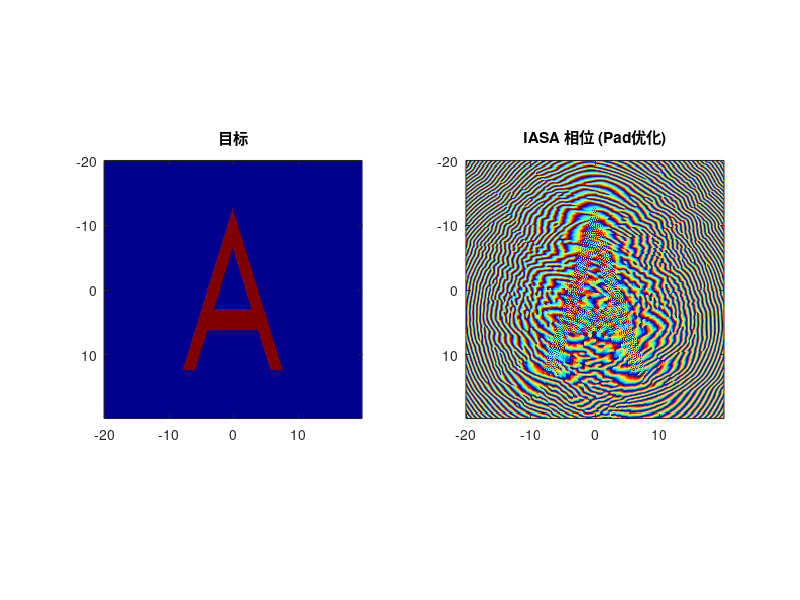
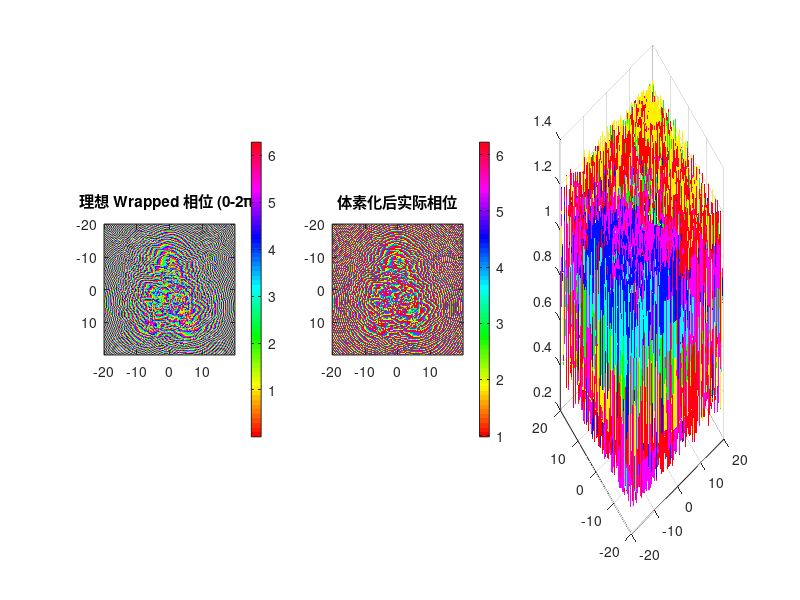

These figures' MATLAB source, in order: (Note: this script raises an error after producing the figures.)
clear; close all; clc;
%% 1. 网格及参数设定 (完全保持原样)
Nx = 256; 
Lx = 40e-3;
Ny = Nx; Ly = Lx;
System_Offset = 2.03e-3;
z_target_dist = 20e-3; % 目标距离
%z_target_dist = z_target_dist+System_Offset;
f0 = 4.0e6;
c_water = 1480; 
c_board = 2430; 
density_water = 997;
density_board = 1100; 
lambda_water = c_water / f0;
dx = Lx / Nx; 
dy = dx; 
dz = dx; 
Nz = 384;      
Lz = Nz * dz;
x = (-Nx/2 : Nx/2-1) * dx;
fprintf('网格尺寸: %d x %d x %d, dx=%.4f mm\n', Nx, Ny, Nz, dx*1e3);

%% 2. 目标定义 (保持原样)
fprintf('目标图案定义\n');
imag_target = zeros(Nx, Ny);
h_A = 160;       % 高度
w_base = 100;    % 底部宽度
thickness = 22;  % 粗细
bar_pos = 50;    % 横高
bar_width = 20;  % 横宽
cx = round(Nx/2); 
cy = round(Ny/2);
x_top = cx - h_A/2;
x_bottom = cx + h_A/2;
slope = h_A / (w_base/2);
[Y_grid, X_grid] = meshgrid(1:Ny, 1:Nx);
dx_outer = X_grid - x_top;
dy_abs = abs(Y_grid - cy);
width_at_x = dx_outer / slope;
mask_outer = (dx_outer >= 0) & (dx_outer <= h_A) & (dy_abs <= width_at_x);
x_top_inner = x_top + thickness * 1.8; % 视觉调整系数，保证厚度适中
dx_inner = X_grid - x_top_inner;
width_inner_at_x = dx_inner / slope;
mask_inner_cone = (dx_inner >= 0) & (dy_abs <= width_inner_at_x); 
% 横杠
x_bar_start = x_bottom - bar_pos - bar_width/2;
x_bar_end   = x_bottom - bar_pos + bar_width/2;
mask_bar = (X_grid >= x_bar_start) & (X_grid <= x_bar_end);
%组合逻辑
imag_target = mask_outer & (~mask_inner_cone | mask_bar);
imag_target = double(imag_target > 0.5);

%% 3. IASA 迭代 (保持原样)
fprintf('运行 IASA (引入 Padding 和 乘性权重优化)...\n');
pad_factor = 2; 
Nx_pad = Nx * pad_factor; 
Ny_pad = Ny * pad_factor;
Lx_pad = Lx * pad_factor;
dk_pad = 2 * pi / Lx_pad;
kx_pad = (-Nx_pad/2 : Nx_pad/2-1) * dk_pad;
[Kx_pad, Ky_pad] = meshgrid(kx_pad, kx_pad);

k_water = 2 * pi / lambda_water;
Kz_sq = k_water^2 - Kx_pad.^2 - Ky_pad.^2;
Kz_sq(Kz_sq < 0) = 0; 
H_forward = exp(1i * sqrt(Kz_sq) * z_target_dist); 
H_backward = exp(-1i * sqrt(Kz_sq) * z_target_dist); 
rng(9426);
board_phase_pad = zeros(Nx_pad, Ny_pad);
board_phase_pad(Nx/2+1:Nx/2+Nx, Ny/2+1:Ny/2+Ny) = exp(1i * rand(Nx, Nx) * 2 * pi);

target_pad = zeros(Nx_pad, Ny_pad);
target_pad(Nx/2+1:Nx/2+Nx, Ny/2+1:Ny/2+Ny) = imag_target;
weight_pad = target_pad * 1.5; 
mask_roi = (target_pad > 0.5);     
mask_dark = (target_pad < 0.5);    

epoch = 150; 
for i = 1:epoch
    U_source = zeros(Nx_pad, Ny_pad);
    center_phase = angle(board_phase_pad(Nx/2+1:Nx/2+Nx, Ny/2+1:Ny/2+Ny));
    U_source(Nx/2+1:Nx/2+Nx, Ny/2+1:Ny/2+Ny) = 1.0 .* exp(1i * center_phase);
    
    A_source = fftshift(fft2(ifftshift(U_source)));
    A_target = A_source .* H_forward;
    U_target = fftshift(ifft2(ifftshift(A_target)));
    
    rec_amp = abs(U_target);
    peak_val = max(rec_amp(mask_roi)); 
    if peak_val == 0, peak_val = max(rec_amp(:)); end
    rec_amp_norm = rec_amp / peak_val;
    
    if i > 5
        beta = 0.8; 
        correction = (target_pad(mask_roi) ./ (rec_amp_norm(mask_roi) + 1e-6)) .^ beta;
        weight_pad(mask_roi) = weight_pad(mask_roi) .* correction;
        weight_pad(weight_pad > 10) = 10;
        weight_pad(mask_dark) = 0;
    end
    current_weight = weight_pad; 
    U_target_constrained = weight_pad .* exp(1i * angle(U_target));
    A_target_cons = fftshift(fft2(ifftshift(U_target_constrained)));
    A_source_cons = A_target_cons .* H_backward;
    U_source_new = fftshift(ifft2(ifftshift(A_source_cons)));
    
    board_phase_pad = U_source_new;
end

holo_phase = angle(board_phase_pad(Nx/2+1:Nx/2+Nx, Ny/2+1:Ny/2+Ny));
figure(1);
subplot(1,2,1); imagesc(x*1e3, x*1e3, imag_target); axis image; colormap gray; title('目标');
subplot(1,2,2); imagesc(x*1e3, x*1e3, holo_phase); axis image; colormap jet; title('IASA 相位 (Pad优化)');

%% === 优化后的：相位转厚度与体素化逻辑 ===
fprintf('进行物理厚度构建与体素化优化...\n');

% 1. 严格的 0 到 2*pi 相位映射
% 将 [-pi, pi] 映射到 [0, 2*pi)，确保没有负厚度
phase_wrapped = mod(holo_phase, 2*pi); 

% 2. 计算物理厚度
k_board_val = 2 * pi * f0 / c_board;
k_water_val = 2 * pi * f0 / c_water;
k_diff = abs(k_water_val - k_board_val); 

thickness_ideal = phase_wrapped / k_diff;

% [移除 BUG] 坚决去掉直接的 imgaussfilt 平滑，保留菲涅尔透镜的尖锐跳变边界！
% 仅添加维持物理强度的最小基底厚度
min_base = 2 * dz; % 给 2 个网格的基底支撑
thickness_map = thickness_ideal + min_base;

% 3. 严格体素化 (Voxelization)
% 使用 round 会产生最大 0.5*dz 的误差
net_num_board = round(thickness_map / dz);
actual_thickness = net_num_board * dz;

% 4. [新增诊断] 反算体素化后的实际物理相位
% 看看我们放进 k-Wave 的透镜，到底和 IASA 算出来的相位差了多少
actual_phase_imparted = mod(actual_thickness * k_diff, 2*pi);

% 计算相位量化误差 (Phase Quantization Error)
% 注意处理 0 和 2*pi 边界的误差计算
phase_error = abs(actual_phase_imparted - phase_wrapped);
phase_error(phase_error > pi) = 2*pi - phase_error(phase_error > pi); % 折叠误差
mean_phase_error = mean(phase_error(:));

fprintf(' -> 平均相位量化误差: %.4f Rad (%.1f 度)\n', mean_phase_error, mean_phase_error*180/pi);
if mean_phase_error > 0.5
    warning('体素化误差过大！建议减小 dz (提高网格分辨率)！');
end

% 5. 3D 可视化检查
figure(11); clf;
set(gcf, 'Position', [100, 100, 1200, 400]);
subplot(1,3,1); 
imagesc(x*1e3, x*1e3, phase_wrapped); axis image; colormap hsv; colorbar;
title('理想 Wrapped 相位 (0-2\pi)');

subplot(1,3,2); 
imagesc(x*1e3, x*1e3, actual_phase_imparted); axis image; colormap hsv; colorbar;
title('体素化后实际相位');

subplot(1,3,3);
surf(x*1e3, x*1e3, actual_thickness*1e3); shading flat; colormap parula;
title('构建的 3D 透镜厚度 (mm)'); view(2); colorbar;

%% k-Wave 介质建模 (包含透镜构建)
fprintf('仿真环境与实体介质构建\n');
kgrid = kWaveGrid(Nx, dx, Ny, dy, Nz, dz);

medium.sound_speed = c_water * ones(Nx, Ny, Nz);
medium.density = density_water * ones(Nx, Ny, Nz);
% 加入水的背景衰减
medium.alpha_coeff = 0.002 * ones(Nx, Ny, Nz); 
medium.alpha_power = 1.5;

pml_size = 10;
source_z_idx = pml_size + 5;
z_board_stat_idx = source_z_idx + 2; % 给源留出2格距离防止边界粘连

fprintf('将透镜写入 3D 网格...\n');
for i = 1:Nx
    for j = 1:Ny
        n_layers = net_num_board(i, j);
        if n_layers > 0
            z_start = z_board_stat_idx;
            z_end = z_board_stat_idx + n_layers - 1;
            
            medium.sound_speed(i, j, z_start:z_end) = c_board;
            medium.density(i, j, z_start:z_end) = density_board;
            
            % [关键物理约束] 必须加入树脂的声学衰减！
            % 3D打印光敏树脂的衰减通常在 1.0 ~ 3.0 dB/(MHz^y cm) 之间
            medium.alpha_coeff(i, j, z_start:z_end) = 1.5; 
        end
    end
end
thickest = max(net_num_board(:)) * dz;
%% 时间 (保持原样)
fprintf('时间设置\n');
cfl = 0.3;
t_end = (Lz * 1.5) / c_water; 
kgrid.makeTime(medium.sound_speed, cfl, t_end); 

%% 6. 声源定义 
% === [修改部分 Start] 恢复为平面波声源 ===
% 原逻辑直接加了相位，这里因为已经有物理透镜，必须使用无相位的平面波
source.p_mask = zeros(Nx, Ny, Nz);
source.p_mask(:, :, source_z_idx) = 1; 
fprintf('构建平面波声源 (相位由物理透镜调制)\n');
t_vec = kgrid.t_array;
source_sig = sin(2 * pi * f0 * t_vec); % 纯正弦波

% 加一个简单的斜坡窗减少瞬态冲击
ramp_pts = round(2 / f0 / kgrid.dt); 
window = [linspace(0,1,ramp_pts), ones(1, kgrid.Nt-ramp_pts)];
source.p = source_sig .* window;
source.p_mode = 'dirichlet';
% === [修改部分 End] ===

%% 7. Sensor 放置
% === [修改部分 Start] 同时放置出口平面与目标平面的Sensor ===
fprintf('sensor设置 (双平面记录)\n');
sensor.mask = zeros(Nx, Ny, Nz);

% 1. 记录出口平面 (用于校验透镜转换质量)
z_board_exit_idx = z_board_stat_idx + round(thickest/dz) + 1;
sensor.mask(:, :, z_board_exit_idx) = 1;

% 2. 记录目标平面 (用于量化评估)
target_plane_idx = z_board_exit_idx + round(z_target_dist / dz);
sensor.mask(:, :, target_plane_idx) = 1;

sensor.record = {'p'}; 
sensor.record_start_index = kgrid.Nt - round(3/f0/kgrid.dt);
fprintf('  - 出口校验面 Z Index: %d\n', z_board_exit_idx);
fprintf('  - 目标聚焦面 Z Index: %d\n', target_plane_idx);
% === [修改部分 End] ===

%% 8. 仿真 (保持原样)
fprintf('仿真开始\n');
input_args = {
    'PMLInside', true, ...
    'PMLSize', 10, ...
    'PlotPML', false, ...
    'PlotSim', false, ...
    'DataCast', 'gpuArray-single' 
};
try
    sensor_data = kspaceFirstOrder3D(kgrid, medium, source, sensor, input_args{:});
catch
    disp('GPU 失败，切换 CPU...');
    input_args = input_args(1:end-2);
    sensor_data = kspaceFirstOrder3D(kgrid, medium, source, sensor, input_args{:});
end

%% 9. 数据处理 
% === [修改部分 Start] 恢复FFT处理，同时输出相位图和声压图 ===
if isfield(sensor_data, 'p')
    fprintf('处理结果 (FFT提取复振幅)\n');
    p_raw = gather(sensor_data.p); 
    [~, Nt_rec] = size(p_raw);
    
    % FFT 计算基频分量
    p_fft = fft(p_raw, [], 2);
    [~, f_idx] = min(abs( (0:Nt_rec-1)/Nt_rec/kgrid.dt - f0 ));
    p_complex = p_fft(:, f_idx);
    
    % 还原为 3D 场数据
    p_field_3d = zeros(Nx, Ny, Nz);
    mask_indices = find(sensor.mask);
    p_field_3d(mask_indices) = p_complex;

    % ----- 1. 出口相位校验与作图 -----
    sim_exit_complex = p_field_3d(:, :, z_board_exit_idx);
    sim_exit_phase_raw = angle(sim_exit_complex);
    
    % 复数域相位对齐以消除传播造成的全局相位差
    complex_diff = exp(1i * sim_exit_phase_raw) ./ exp(1i * holo_phase);
    global_phase_offset = angle(mean(complex_diff(:)));
    sim_exit_phase_aligned = angle(exp(1i * (sim_exit_phase_raw - global_phase_offset)));

    figure(5); clf;
    set(gcf, 'Position', [100, 100, 1000, 400]);
    subplot(1,3,1); imagesc(x*1e3, x*1e3, holo_phase); axis image; colormap hsv; clim([-pi, pi]); title('1. 设计相位 (IASA)');
    subplot(1,3,2); imagesc(x*1e3, x*1e3, sim_exit_phase_aligned); axis image; colormap hsv; clim([-pi, pi]); title('2. 物理透镜出口相位');
    phase_error = angle(exp(1i * (sim_exit_phase_aligned - holo_phase)));
    subplot(1,3,3); imagesc(x*1e3, x*1e3, abs(phase_error)); axis image; colormap gray; clim([0, 1]); colorbar; title('3. 差异残差 (黑=完美)');
    sgtitle('物理厚度构建质量校验');

    % ----- 2. 目标平面提取与作图 -----
    img_recon = abs(p_field_3d(:, :, target_plane_idx));
    img_recon = img_recon / max(img_recon(:)); % 归一化
    
    figure(6); clf;
    set(gcf, 'Position', [100, 100, 1000, 400]);
    subplot(1,3,1); imagesc(x*1e3, x*1e3, imag_target); axis image; colormap gray; title('原始目标'); xlabel('mm');
    subplot(1,3,2); imagesc(x*1e3, x*1e3, img_recon); axis image; colormap jet; title('k-Wave 实体透镜聚焦重建'); xlabel('mm');
    subplot(1,3,3);
    center_row = round(Nx/2);
    plot(x*1e3, imag_target(center_row, :), 'k--', 'LineWidth', 1.5); hold on;
    plot(x*1e3, img_recon(center_row, :), 'r-', 'LineWidth', 1.5);
    legend('Target', 'Simulated'); title('中心剖面线'); grid on; xlabel('mm');
end
% === [修改部分 End] ===

%% 10. 量化评估 (保持原逻辑，仅微调打印格式防报错)
fprintf('计算量化指标...\n');
R = double(imag_target);                 
A = double(img_recon);                   
R = (R - min(R(:))) / (max(R(:)) - min(R(:)));
A = (A - min(A(:))) / (max(A(:)) - min(A(:)));

R_mean = mean(R(:));
A_mean = mean(A(:));
numerator = sum(sum((R - R_mean) .* (A - A_mean)));
denominator = sqrt(sum(sum((R - R_mean).^2)) * sum(sum((A - A_mean).^2)));
val_corr = numerator / denominator;

val_nmse = sum(sum((R - A).^2)) / sum(sum(R.^2));

mse = mean((R(:) - A(:)).^2);
A_max = max(A(:)); 
if mse == 0
    val_psnr = Inf;
else
    val_psnr = 20 * log10(A_max / sqrt(mse));
end

try
    val_ssim = ssim(A, R);
catch
    val_ssim = NaN; 
    warning('SSIM 计算需要 Image Processing Toolbox');
end

fprintf('========================================\n');
fprintf('IASA参数:\n');
fprintf('迭代数: %d\n', epoch);
fprintf('\n');

fprintf('========================================\n');
fprintf('仿真参数:\n');
fprintf('目标平面距离: %.4f\n', z_target_dist);
fprintf('完美匹配层大小: %d 格\n', pml_size); % 修改了这里的单位防报错
fprintf('source位置 Z Index: %d\n', source_z_idx); % 修改了格式防报错
fprintf('目标平面位置 Z Index: %d\n', target_plane_idx);
fprintf('\n');

fprintf('========================================\n');
fprintf('图像重建质量评估 (实体透镜仿真):\n');
fprintf('Correlation (接近1越好): %.4f\n', val_corr);
fprintf('NMSE        (越低越好) : %.4f\n', val_nmse);
fprintf('PSNR        (越高越好) : %.2f dB\n', val_psnr);
fprintf('SSIM        (接近1越好): %.4f\n', val_ssim);
